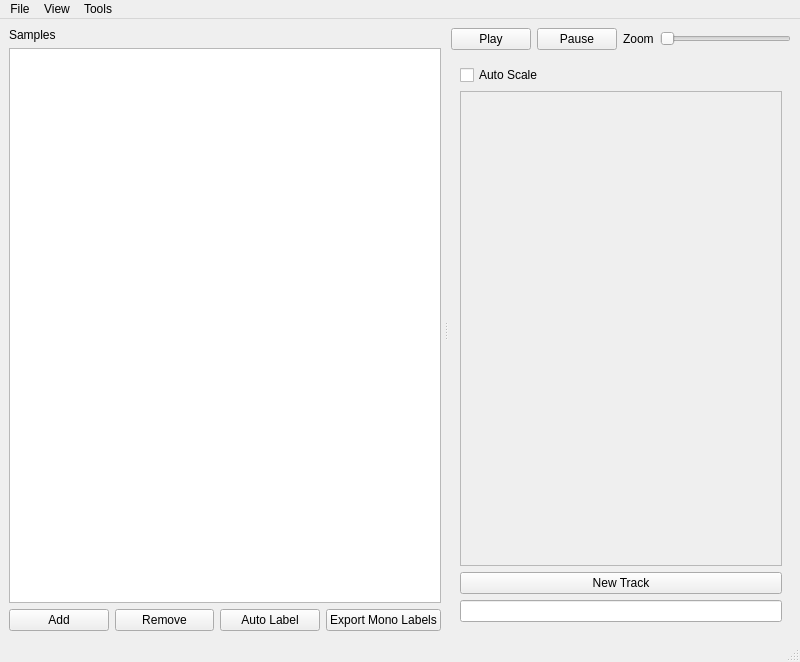
<?xml version="1.0" encoding="UTF-8"?>
<ui version="4.0">
 <class>SPELLMainWindow</class>
 <widget class="QMainWindow" name="SPELLMainWindow">
  <property name="geometry">
   <rect>
    <x>0</x>
    <y>0</y>
    <width>800</width>
    <height>662</height>
   </rect>
  </property>
  <property name="windowTitle">
   <string>SPELL - Singing Phoneme Ergonamic Labeler</string>
  </property>
  <widget class="QWidget" name="centralwidget">
   <layout class="QGridLayout" name="gridLayout">
    <item row="0" column="0">
     <widget class="QSplitter" name="splitter">
      <property name="frameShape">
       <enum>QFrame::NoFrame</enum>
      </property>
      <property name="frameShadow">
       <enum>QFrame::Plain</enum>
      </property>
      <property name="orientation">
       <enum>Qt::Horizontal</enum>
      </property>
      <property name="opaqueResize">
       <bool>true</bool>
      </property>
      <property name="handleWidth">
       <number>10</number>
      </property>
      <widget class="QWidget" name="layoutWidget">
       <layout class="QVBoxLayout" name="verticalLayout_3">
        <property name="sizeConstraint">
         <enum>QLayout::SetDefaultConstraint</enum>
        </property>
        <item>
         <widget class="QLabel" name="audioFileListLabel">
          <property name="text">
           <string>Samples</string>
          </property>
         </widget>
        </item>
        <item>
         <widget class="QListView" name="fileList">
          <property name="editTriggers">
           <set>QAbstractItemView::NoEditTriggers</set>
          </property>
          <property name="showDropIndicator" stdset="0">
           <bool>false</bool>
          </property>
          <property name="resizeMode">
           <enum>QListView::Adjust</enum>
          </property>
         </widget>
        </item>
        <item>
         <layout class="QHBoxLayout" name="horizontalLayout_2">
          <item>
           <widget class="QPushButton" name="addAudioFile">
            <property name="text">
             <string>Add</string>
            </property>
           </widget>
          </item>
          <item>
           <widget class="QPushButton" name="removeAudioFile">
            <property name="text">
             <string>Remove</string>
            </property>
           </widget>
          </item>
          <item>
           <widget class="QPushButton" name="runMLButton">
            <property name="text">
             <string>Auto Label</string>
            </property>
           </widget>
          </item>
          <item>
           <widget class="QPushButton" name="exportMonoButton">
            <property name="text">
             <string>Export Mono Labels</string>
            </property>
           </widget>
          </item>
         </layout>
        </item>
       </layout>
      </widget>
      <widget class="QWidget" name="layoutWidget">
       <layout class="QVBoxLayout" name="rightVLayout" stretch="0,0">
        <item>
         <layout class="QHBoxLayout" name="horizontalLayout">
          <item>
           <widget class="QPushButton" name="playButton">
            <property name="text">
             <string>Play</string>
            </property>
           </widget>
          </item>
          <item>
           <widget class="QPushButton" name="pauseButton">
            <property name="text">
             <string>Pause</string>
            </property>
           </widget>
          </item>
          <item>
           <widget class="QLabel" name="zoomLabel">
            <property name="sizePolicy">
             <sizepolicy hsizetype="Minimum" vsizetype="Preferred">
              <horstretch>0</horstretch>
              <verstretch>0</verstretch>
             </sizepolicy>
            </property>
            <property name="text">
             <string>Zoom</string>
            </property>
           </widget>
          </item>
          <item>
           <widget class="QSlider" name="zoomSlider">
            <property name="orientation">
             <enum>Qt::Horizontal</enum>
            </property>
           </widget>
          </item>
         </layout>
        </item>
        <item>
         <widget class="QWidget" name="tlLayoutWidget" native="true">
          <layout class="QVBoxLayout" name="tlLayout">
           <item>
            <widget class="QCheckBox" name="autoScale">
             <property name="text">
              <string>Auto Scale</string>
             </property>
            </widget>
           </item>
           <item>
            <widget class="QScrollArea" name="scrollArea">
             <property name="sizePolicy">
              <sizepolicy hsizetype="Expanding" vsizetype="Expanding">
               <horstretch>0</horstretch>
               <verstretch>0</verstretch>
              </sizepolicy>
             </property>
             <property name="frameShadow">
              <enum>QFrame::Sunken</enum>
             </property>
             <property name="sizeAdjustPolicy">
              <enum>QAbstractScrollArea::AdjustToContents</enum>
             </property>
             <property name="widgetResizable">
              <bool>true</bool>
             </property>
             <property name="alignment">
              <set>Qt::AlignLeading|Qt::AlignLeft|Qt::AlignTop</set>
             </property>
             <widget class="QWidget" name="scrollVWidget">
              <property name="geometry">
               <rect>
                <x>0</x>
                <y>0</y>
                <width>297</width>
                <height>425</height>
               </rect>
              </property>
              <property name="sizePolicy">
               <sizepolicy hsizetype="Expanding" vsizetype="Expanding">
                <horstretch>0</horstretch>
                <verstretch>0</verstretch>
               </sizepolicy>
              </property>
              <layout class="QVBoxLayout" name="scrollVLayout" stretch="0">
               <property name="spacing">
                <number>0</number>
               </property>
               <property name="sizeConstraint">
                <enum>QLayout::SetNoConstraint</enum>
               </property>
               <property name="leftMargin">
                <number>0</number>
               </property>
               <property name="topMargin">
                <number>0</number>
               </property>
               <property name="rightMargin">
                <number>0</number>
               </property>
               <property name="bottomMargin">
                <number>0</number>
               </property>
               <item>
                <spacer name="verticalSpacer">
                 <property name="orientation">
                  <enum>Qt::Vertical</enum>
                 </property>
                 <property name="sizeHint" stdset="0">
                  <size>
                   <width>20</width>
                   <height>40</height>
                  </size>
                 </property>
                </spacer>
               </item>
              </layout>
             </widget>
            </widget>
           </item>
           <item>
            <widget class="QPushButton" name="InsertNewTrack">
             <property name="text">
              <string>New Track</string>
             </property>
            </widget>
           </item>
           <item>
            <widget class="QLineEdit" name="labelInput">
             <property name="text">
              <string/>
             </property>
             <property name="maxLength">
              <number>20</number>
             </property>
            </widget>
           </item>
          </layout>
         </widget>
        </item>
       </layout>
      </widget>
     </widget>
    </item>
   </layout>
  </widget>
  <widget class="QMenuBar" name="menubar">
   <property name="geometry">
    <rect>
     <x>0</x>
     <y>0</y>
     <width>800</width>
     <height>26</height>
    </rect>
   </property>
   <widget class="QMenu" name="menuFile">
    <property name="title">
     <string>File</string>
    </property>
    <addaction name="actionNew"/>
    <addaction name="actionopen"/>
    <addaction name="actionSave"/>
    <addaction name="actionSave_As"/>
   </widget>
   <widget class="QMenu" name="menuView">
    <property name="title">
     <string>View</string>
    </property>
    <addaction name="actionToggle_Wave_View"/>
    <addaction name="actionSpectrogram_View"/>
    <addaction name="actionSwap_View"/>
   </widget>
   <widget class="QMenu" name="menuTools">
    <property name="title">
     <string>Tools</string>
    </property>
    <addaction name="actionLabel_Track_Manager"/>
   </widget>
   <addaction name="menuFile"/>
   <addaction name="menuView"/>
   <addaction name="menuTools"/>
  </widget>
  <widget class="QStatusBar" name="statusBar"/>
  <action name="actionNew">
   <property name="text">
    <string>New</string>
   </property>
  </action>
  <action name="actionopen">
   <property name="text">
    <string>Open</string>
   </property>
  </action>
  <action name="actionSave">
   <property name="text">
    <string>Save</string>
   </property>
  </action>
  <action name="actionSave_As">
   <property name="text">
    <string>Save As</string>
   </property>
  </action>
  <action name="actionToggle_Wave_View">
   <property name="checkable">
    <bool>true</bool>
   </property>
   <property name="checked">
    <bool>true</bool>
   </property>
   <property name="text">
    <string>Wave View</string>
   </property>
   <property name="toolTip">
    <string>Turn Wave View on/off</string>
   </property>
  </action>
  <action name="actionSpectrogram_View">
   <property name="checkable">
    <bool>true</bool>
   </property>
   <property name="checked">
    <bool>true</bool>
   </property>
   <property name="text">
    <string>Spectrogram View</string>
   </property>
   <property name="toolTip">
    <string>Toggle Spectrogram View on/off</string>
   </property>
  </action>
  <action name="actionSwap_View">
   <property name="text">
    <string>Swap View</string>
   </property>
  </action>
  <action name="actionLabel_Track_Manager">
   <property name="text">
    <string>Label Track Manager</string>
   </property>
  </action>
 </widget>
 <resources/>
 <connections/>
</ui>
